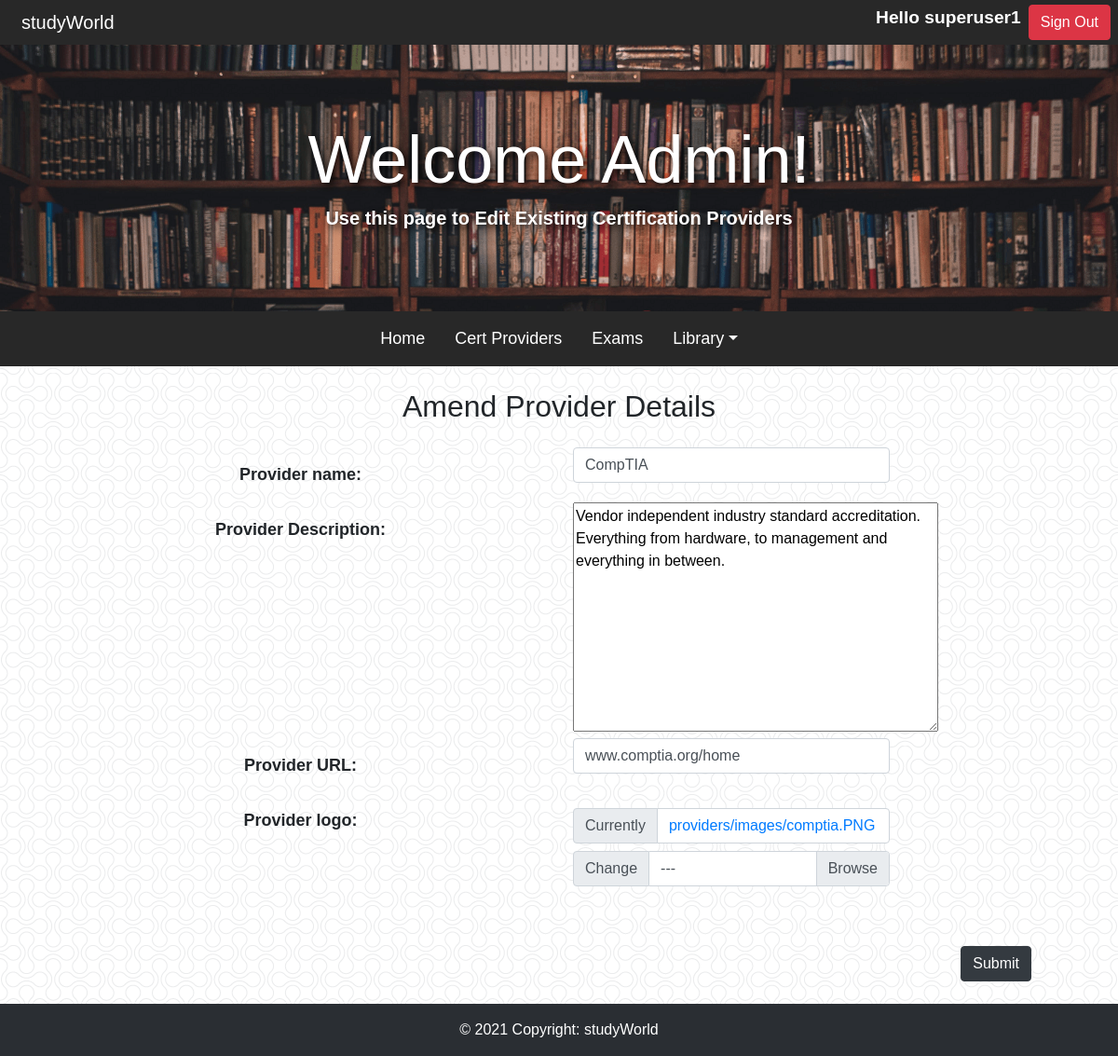
The page /providers/update/56 (signed in) on the database its author committed.
### providers/models.py (models this page shows, shortened)
class Providers(models.Model):
    name = models.CharField(max_length=50)
    description = models.CharField(max_length=200)
    url = models.CharField(max_length=50)
    logo = models.ImageField(upload_to='providers/images/', null=True)
    created = models.DateTimeField(auto_now_add=True)
    class Meta:
        ordering = ['created']

### providers/views.py (the view, shortened to what this page needs)
# urls.py: path('providers/update/<pk>', providers_update, name='providers-update'),
def providers_update(request, pk):
    if request.user.is_staff:
        provider = Providers.objects.get(id=pk)
        form = providerCreateForm(instance=provider)
        context = {'form':form}
        return render(request, 'update.html', context)
    else:
        return redirect('index')

### providers/forms.py
class providerCreateForm(forms.ModelForm):
    name = forms.CharField(widget=forms.TextInput(attrs={'placeholder': 'Provider Name'}))
    description = forms.CharField(widget=forms.TextInput(attrs={'placeholder': 'Provider description'}))
    url = forms.CharField(widget=forms.TextInput(attrs={'placeholder': 'url'}))
    logo = forms.ImageField()
    def __init__(self, *args, **kwargs):
        super(providerCreateForm, self).__init__(*args, **kwargs)
        self.helper = FormHelper()
        self.helper.form_show_labels = False
    class Meta:
        model = Providers
        fields = ['name', 'description', 'url', 'logo']

### providers/templates/update.html (shortened to what this page needs)
{% extends "base.html" %}
{% load crispy_forms_tags %}
{% load static %}
{% block scripts %}
    <link rel="stylesheet" type="text/css" href="{% static 'css/main.css' %}">
{% endblock scripts %}
{% block content %}
<div class="jumbotron jumbotron-fluid">
    <div class="container">
        <h1 class="display-3 text-center">
            <strong>
                Welcome Admin!
            </strong>
        </h1>
        <h5 class="text-center">
            <strong>
                Use this page to Edit Existing Certification Providers
            </strong>
        </h5>
    </div>
</div>
{% include "navbar.html" %}
<div class="container">
    <h2 class="my-4 text-center">
        Amend Provider Details
    </h2>
    <form method="post" enctype="multipart/form-data">
        <div class="container">
            <div class="row">
                <div class="col-md-6 pt-3 text-center">
                    <p class="fieldname">Provider name:</p>
                </div>
                <div class="col-md-4 text-left">
                    {{ form.name|as_crispy_field }}
                </div>
            </div>
            <div class="row">
                <div class="col-md-6 pt-3 text-center">
                    <p class="fieldname">Provider Description:</p>
                </div>
                <div class="col-md-4 text-center">
                    {{ form.description.as_textarea }}
                </div>
            </div>
            <div class="row">
                <div class="col-md-6 pt-3 text-center">
                    <p class="fieldname">Provider URL:</p>
                </div>
                <div class="col-md-4 text-left">
                    {{ form.url|as_crispy_field }}
                </div>
            </div>
            <div class="row">
                <div class="col-md-6 pt-3 text-center">
                    <p class="fieldname">Provider logo:</p>
                </div>
                <div class="col-md-4 pt-3">
                    {{ form.logo|as_crispy_field }}
                </div>
            </div>
            <br>
        </div>
        <div class="text-right pr-5">
            <button class="btn btn-dark my-4" type="submit">Submit</button>
        </div>
    </form>
</div>
{% endblock content %}

### templates/base.html (shortened to what this page needs)
{% load static %}
<!DOCTYPE html>
<html lang="en">
    <head>
        <link rel="stylesheet" href="https://cdn.jsdelivr.net/npm/bootstrap@4.5.3/dist/css/bootstrap.min.css">
        <link rel="stylesheet" type="text/css" href="{% static 'css/style.css' %}">
        {% block scripts %}
        {% endblock scripts %}
    </head>
    <div class="container-fluid headpanel">
        <div class="row">
          <div class="col-8"><a class="navbar-brand mx-2 my-1 studyworld" href="{% url 'index' %}">studyWorld</a></div>
          <div class="col-4 align-self-center px-2">
            {% if user.is_authenticated %}
              <a class="btn btn-md btn-danger fw-bold float-right" href="{% url 'members:member-signout' %}" type="submit">Sign Out</a>
              <a class="text-wrap pr-2 float-right" id="greeting"> Hello {{request.user}}</a>
            {% else %}
              <a class="btn btn-md btn-success fw-bold float-right" href="{% url 'members:member-register' %}" type="submit">Join</a>
              <a class="btn btn-md btn-success fw-bold float-right mx-2" href="{% url 'members:member-signin' %}" type="submit">Sign In</a>
            {% endif %}
          </div>
        </div>
      </div>
    <body>
        {% block content %}
        {% endblock content %}
    </body>
<footer class="bg-dark text-center text-white">
  <div class="text-center p-3" style="background-color: rgba(0, 0, 0, 0.2);">
    © 2021 Copyright:
    <a class="text-white">studyWorld</a>
  </div>
</footer>
</html>

### static/css/style.css (style rules this page uses)
body, html { height: 100%; margin: 0; font-family: Arial; background-color: white; background-image: url('../images/backgrounds/bubble.png'); }
.studyworld { color:white }
.headpanel { background-color: rgb(40, 40, 40); }
#greeting { color: white; font-size: larger; font-weight: bold; }
.jumbotron { color: white; text-shadow: 3px 3px 8px #000000; margin-bottom: 0 !important; background-image: url('/static/images/jumbotron/resource.png'); background-size: cover; padding: 5rem 3rem; background-color: rgb(65, 65, 65); }

### providers/static/css/main.css (style rules this page uses)
.fieldname { font-weight: bold; font-size: large; }

### rows shown on the page
Providers: name "CompTIA", description "Vendor independent industry standard accreditation. Everything from hardware, to management and everything in between.", url "www.comptia.org/home", logo|as_crispy_field "Currently providers/images/comptia.PNG Change ---"

### other values the page prints
{{ request.user }} "superuser1"
